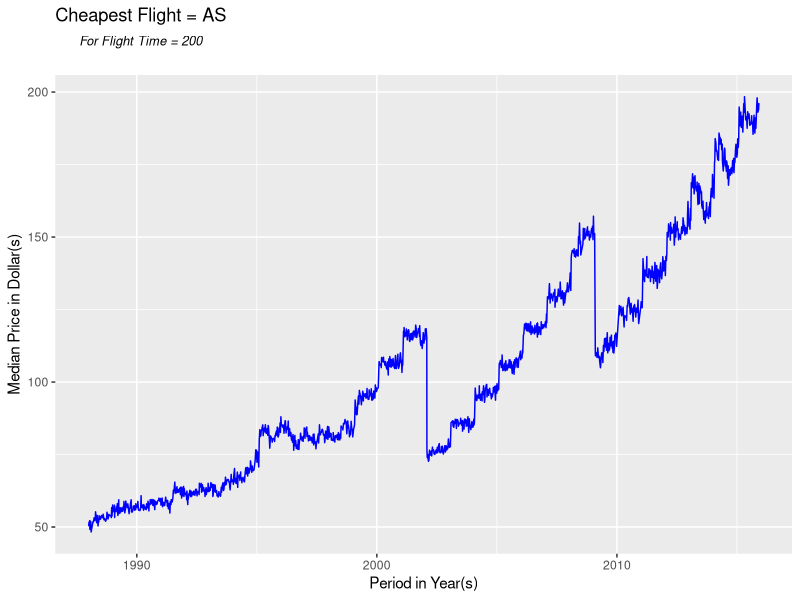
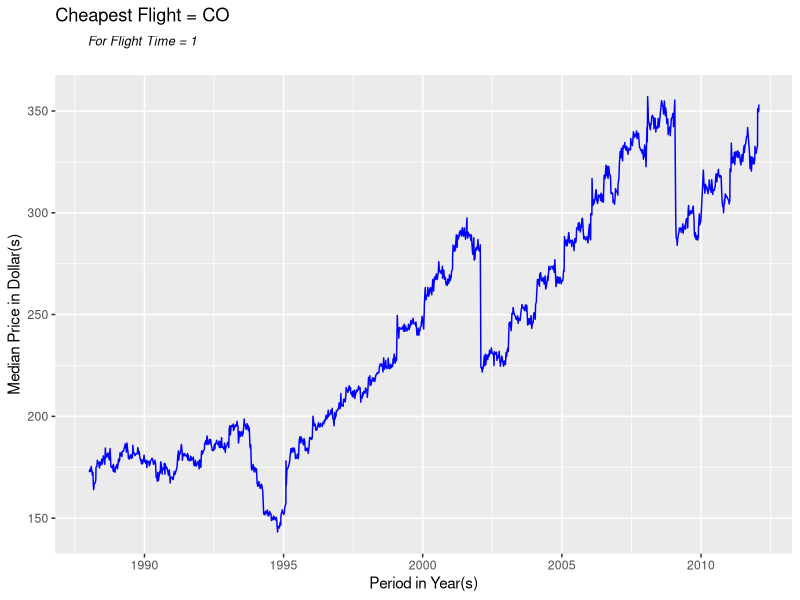

R code for these plots, in order:
setwd(getwd())

library(ggplot2)
library(scales)
dfRawData = read.csv('a4_regression_sa_200.csv', header = F, sep = ',', quote = "")

colnames(dfRawData) = c("Date", "Week", "MediaPrice")
dfRawDataNull = subset(dfRawData, (is.na(dfRawData$MediaPrice)))
dfRawDataNNull = subset(dfRawData, !(is.na(dfRawData$MediaPrice)))
colnames(dfRawDataNull) = c("Flight", "Time")

# Sorting by Date 
dfRawDataNNull = dfRawDataNNull[order(dfRawDataNNull$Date), ]
dfRawDataNNull$Date = as.Date( dfRawDataNNull$Date, '%Y-%m-%d')
plot.title = paste("Cheapest Flight = ", unique(dfRawDataNull$Flight), sep="")
plot.subtitle = paste("For Flight Time = ", unique(dfRawDataNull$Time), sep="")

ggplot(dfRawDataNNull, aes(Date, MediaPrice)) + 
  geom_line(colour="blue") +
  xlab("Period in Year(s)") + 
  ylab("Median Price in Dollar(s)") +
  ggtitle(bquote(atop(.(plot.title), atop(italic(.(plot.subtitle)), "")))) + 
  scale_x_date(labels = date_format("%Y"))


dfRawData = read.csv('a4_regression_sa_1.csv', header = F, sep = ',', quote = "")

colnames(dfRawData) = c("Date", "Week", "MediaPrice")
dfRawDataNull = subset(dfRawData, (is.na(dfRawData$MediaPrice)))
dfRawDataNNull = subset(dfRawData, !(is.na(dfRawData$MediaPrice)))
colnames(dfRawDataNull) = c("Flight", "Time")

# Sorting by Date 
dfRawDataNNull = dfRawDataNNull[order(dfRawDataNNull$Date), ]
dfRawDataNNull$Date = as.Date( dfRawDataNNull$Date, '%Y-%m-%d')
plot.title = paste("Cheapest Flight = ", unique(dfRawDataNull$Flight), sep="")
plot.subtitle = paste("For Flight Time = ", unique(dfRawDataNull$Time), sep="")

ggplot(dfRawDataNNull, aes(Date, MediaPrice)) + 
  geom_line(colour="blue") +
  xlab("Period in Year(s)") + 
  ylab("Median Price in Dollar(s)") +
  ggtitle(bquote(atop(.(plot.title), atop(italic(.(plot.subtitle)), "")))) + 
  scale_x_date(labels = date_format("%Y"))